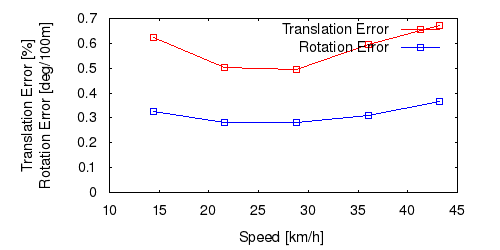

gnuplot code for this plot:
set term postscript eps enhanced color
set output "07_trs.eps"
set size ratio 0.5
set yrange [0:*]
set xlabel "Speed [km/h]"
set ylabel "Translation Error [%]\nRotation Error [deg/100m]"
plot "07_ts.txt" using ($1*3.6):($2*100) title 'Translation Error' lc rgb "#FF0000" pt 4 w linespoints,"07_rs.txt" using ($1*3.6):($2*57.3*100) title 'Rotation Error' lc rgb "#0000FF" pt 4 w linespoints
